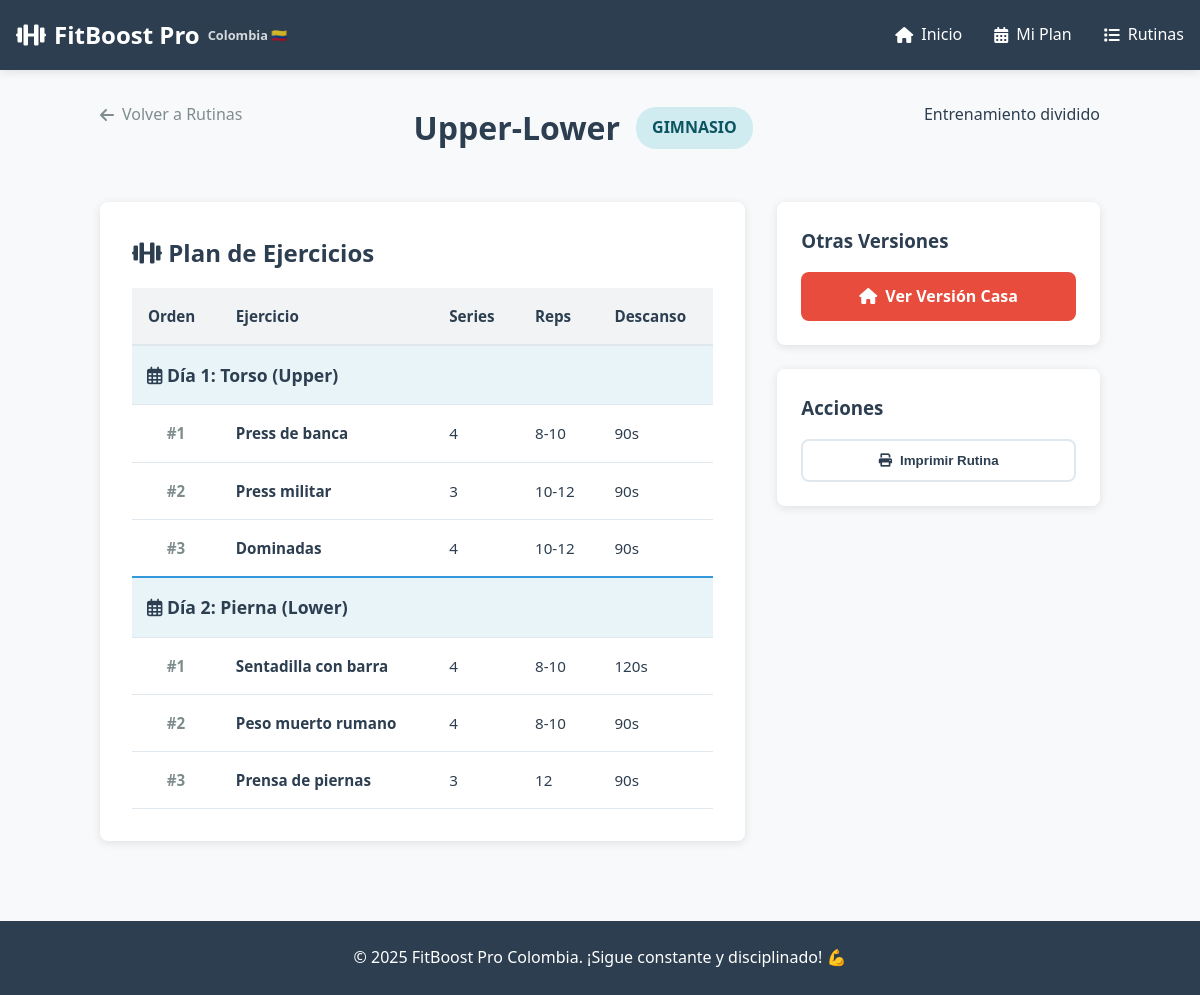
The page /rutina/Upper-Lower/Gimnasio on the database its author committed.
### tables this page shows
CREATE TABLE rutinas (
        id INTEGER PRIMARY KEY AUTOINCREMENT,
        nombre TEXT NOT NULL,
        variante TEXT NOT NULL,
        objetivo TEXT,
        descripcion TEXT,
        UNIQUE(nombre, variante)
    );

CREATE TABLE ejercicios (
        id INTEGER PRIMARY KEY AUTOINCREMENT,
        rutina_id INTEGER,
        dia TEXT,
        orden INTEGER,
        nombre_ejercicio TEXT NOT NULL,
        series TEXT,
        repeticiones TEXT,
        descanso TEXT,
        FOREIGN KEY (rutina_id) REFERENCES rutinas(id)
    );

### app.py (the view)
@app.route('/rutina/<nombre>/<variante>')
def rutina_detalle(nombre, variante):
    gestor = GestorRutinas()
    rutina = gestor.obtener_rutina_con_ejercicios(nombre, variante)
    if not rutina: return "Rutina no encontrada", 404
    return render_template('rutina_detalle.html', rutina=rutina)

### app.py (called while the page is built)
def get_db_connection():
    conn = sqlite3.connect(app.config['DATABASE'])
    conn.row_factory = sqlite3.Row
    return conn

    def obtener_rutina_con_ejercicios(self, nombre, variante):
        conn = get_db_connection()
        rutina = conn.execute('SELECT * FROM rutinas WHERE nombre = ? AND variante = ?', (nombre, variante)).fetchone()
        if not rutina:
            conn.close()
            return None
        res = dict(rutina)
        ejercicios = conn.execute('SELECT * FROM ejercicios WHERE rutina_id = ? ORDER BY dia, orden', (rutina['id'],)).fetchall()
        res['ejercicios'] = [dict(e) for e in ejercicios]
        conn.close()
        return res

### templates/rutina_detalle.html (shortened to what this page needs)
{% extends "base.html" %}
{% block content %}
<div class="rutina-detalle-container">
    <div class="rutina-header">
        <a href="{{ url_for('rutinas') }}" class="back-link">
            <i class="fas fa-arrow-left"></i>
            Volver a Rutinas
        </a>
        <div class="rutina-titulo">
            <h1>{{ rutina.nombre }}</h1>
            <span class="variante-badge large {{ 'casa' if rutina.variante == 'Casa' else 'gimnasio' }}">
                {{ rutina.variante }}
            </span>
        </div>
        <p class="rutina-objetivo">{{ rutina.objetivo }}</p>
    </div>
    <div class="rutina-content">
        <div class="rutina-contenido-card">
            <h2><i class="fas fa-dumbbell"></i> Plan de Ejercicios</h2>
            <div class="table-responsive">
                <table class="rutina-table">
                    <thead>
                        <tr>
                            <th>Orden</th>
                            <th>Ejercicio</th>
                            <th>Series</th>
                            <th>Reps</th>
                            <th>Descanso</th>
                        </tr>
                    </thead>
                    <tbody>
                        {% set current_day = namespace(value=None) %}
                        {% for ej in rutina.ejercicios %}
                            {% if current_day.value != ej.dia %}
                                <tr class="day-header-row" style="background-color: #e8f4f8; border-top: 2px solid #3498db;">
                                    <td colspan="5" style="padding: 15px; color: #2c3e50; font-weight: bold; font-size: 1.1rem;">
                                        <i class="far fa-calendar-alt"></i> {{ ej.dia }}
                                    </td>
                                </tr>
                                {% set current_day.value = ej.dia %}
                            {% endif %}
                            <tr>
                                <td style="text-align: center; color: #7f8c8d; font-weight: bold;">#{{ ej.orden }}</td>
                                <td><strong>{{ ej.nombre_ejercicio }}</strong></td>
                                <td>{{ ej.series }}</td>
                                <td>{{ ej.repeticiones }}</td>
                                <td>{{ ej.descanso }}</td>
                            </tr>
                        {% else %}
                            <tr>
                                <td colspan="5">No hay ejercicios cargados para esta rutina.</td>
                            </tr>
                        {% endfor %}
                    </tbody>
                </table>
            </div>
        </div>
        <div class="rutina-actions-sidebar">
            <div class="action-card">
                <h3>Otras Versiones</h3>
                <div class="version-buttons">
                    {% if rutina.variante == 'Casa' %}
                    <a href="{{ url_for('rutina_detalle', nombre=rutina.nombre, variante='Gimnasio') }}"
                       class="btn btn-secondary btn-block">
                        <i class="fas fa-dumbbell"></i>
                        Ver Versión Gimnasio
                    </a>
                    {% else %}
                    <a href="{{ url_for('rutina_detalle', nombre=rutina.nombre, variante='Casa') }}"
                       class="btn btn-secondary btn-block">
                        <i class="fas fa-home"></i>
                        Ver Versión Casa
                    </a>
                    {% endif %}
                </div>
            </div>
            <div class="action-card">
                <h3>Acciones</h3>
                <div class="action-buttons">
                    <button class="btn btn-outline btn-block" onclick="window.print()">
                        <i class="fas fa-print"></i>
                        Imprimir Rutina
                    </button>
                </div>
            </div>
        </div>
    </div>
</div>
{% endblock %}

### static/css/style.css (style rules this page uses)
:root { --primary-color: #2c3e50; --secondary-color: #3498db; --accent-color: #e74c3c; --success-color: #27ae60; --warning-color: #f39c12; --text-color: #2c3e50; --text-light: #7f8c8d; --bg-color: #f8f9fa; --card-bg: #ffffff; --border-color: #e1e8ed; --shadow: 0 2px 10px rgba(0,0,0,0.1); --border-radius: 8px; }
* { margin: 0; padding: 0; box-sizing: border-box; }
body { font-family: 'Segoe UI', Tahoma, Geneva, Verdana, sans-serif; line-height: 1.6; color: var(--text-color); background-color: var(--bg-color); }
.btn { display: inline-flex; align-items: center; gap: 0.5rem; padding: 0.75rem 1.5rem; border: none; border-radius: var(--border-radius); text-decoration: none; font-weight: 600; cursor: pointer; transition: all 0.3s; text-align: center; justify-content: center; }
.btn-secondary { background: var(--accent-color); color: white; }
.btn-outline { background: transparent; color: var(--text-color); border: 2px solid var(--border-color); }
.btn-block { width: 100%; }
.variante-badge { padding: 0.25rem 0.75rem; border-radius: 20px; font-size: 0.8rem; font-weight: 600; text-transform: uppercase; }
.variante-badge.gimnasio { background: #d1ecf1; color: #0c5460; }
.variante-badge.large { padding: 0.5rem 1rem; font-size: 1rem; }
.rutina-detalle-container { max-width: 1000px; margin: 0 auto; }
.back-link { display: inline-flex; align-items: center; gap: 0.5rem; color: var(--text-light); text-decoration: none; margin-bottom: 1rem; }
.rutina-titulo { display: flex; align-items: center; gap: 1rem; margin-bottom: 1rem; flex-wrap: wrap; }
.rutina-content { display: grid; grid-template-columns: 2fr 1fr; gap: 2rem; margin-top: 2rem; }
.rutina-contenido-card { background: var(--card-bg); padding: 2rem; border-radius: var(--border-radius); box-shadow: var(--shadow); }
.rutina-actions-sidebar { display: flex; flex-direction: column; gap: 1.5rem; }
.action-card { background: var(--card-bg); padding: 1.5rem; border-radius: var(--border-radius); box-shadow: var(--shadow); }
.action-card h3 { margin-bottom: 1rem; color: var(--primary-color); }
.rutina-header { display: flex; justify-content: space-between; align-items: start; margin-bottom: 1rem; }
.table-responsive { overflow-x: auto; margin-top: 1rem; }
.rutina-table { width: 100%; border-collapse: collapse; font-size: 0.95rem; }
.rutina-table th { background-color: #f1f3f5; color: var(--primary-color); font-weight: 600; text-align: left; padding: 1rem; border-bottom: 2px solid var(--border-color); }
.rutina-table td { padding: 1rem; border-bottom: 1px solid var(--border-color); vertical-align: middle; }

### rows shown on the page
rutinas: nombre "Upper-Lower", variante "GIMNASIO", objetivo "Entrenamiento dividido"
ejercicios: dia "Día 1: Torso (Upper)", orden "1", nombre_ejercicio "Press de banca", series "4", repeticiones "8-10", descanso "90s"
ejercicios: orden "2", nombre_ejercicio "Press militar", series "3", repeticiones "10-12", descanso "90s"
ejercicios: orden "3", nombre_ejercicio "Dominadas", series "4", repeticiones "10-12", descanso "90s"
ejercicios: dia "Día 2: Pierna (Lower)", orden "1", nombre_ejercicio "Sentadilla con barra", series "4", repeticiones "8-10", descanso "120s"
ejercicios: orden "2", nombre_ejercicio "Peso muerto rumano", series "4", repeticiones "8-10", descanso "90s"
ejercicios: orden "3", nombre_ejercicio "Prensa de piernas", series "3", repeticiones "12", descanso "90s"
